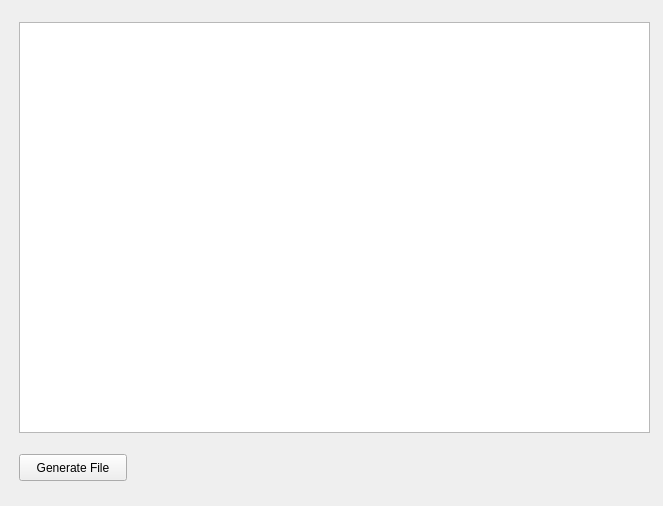
<?xml version="1.0" encoding="UTF-8"?>
<ui version="4.0">
 <class>uiMainWindow</class>
 <widget class="QMainWindow" name="uiMainWindow">
  <property name="geometry">
   <rect>
    <x>0</x>
    <y>0</y>
    <width>663</width>
    <height>506</height>
   </rect>
  </property>
  <property name="windowTitle">
   <string>MainWindow</string>
  </property>
  <widget class="QWidget" name="uiCentralwidget">
   <widget class="QPushButton" name="uiGenerateFile">
    <property name="geometry">
     <rect>
      <x>19</x>
      <y>454</y>
      <width>108</width>
      <height>27</height>
     </rect>
    </property>
    <property name="text">
     <string>Generate File</string>
    </property>
   </widget>
   <widget class="QTreeView" name="uiTree">
    <property name="geometry">
     <rect>
      <x>19</x>
      <y>22</y>
      <width>631</width>
      <height>411</height>
     </rect>
    </property>
   </widget>
  </widget>
 </widget>
 <resources/>
 <connections/>
</ui>
